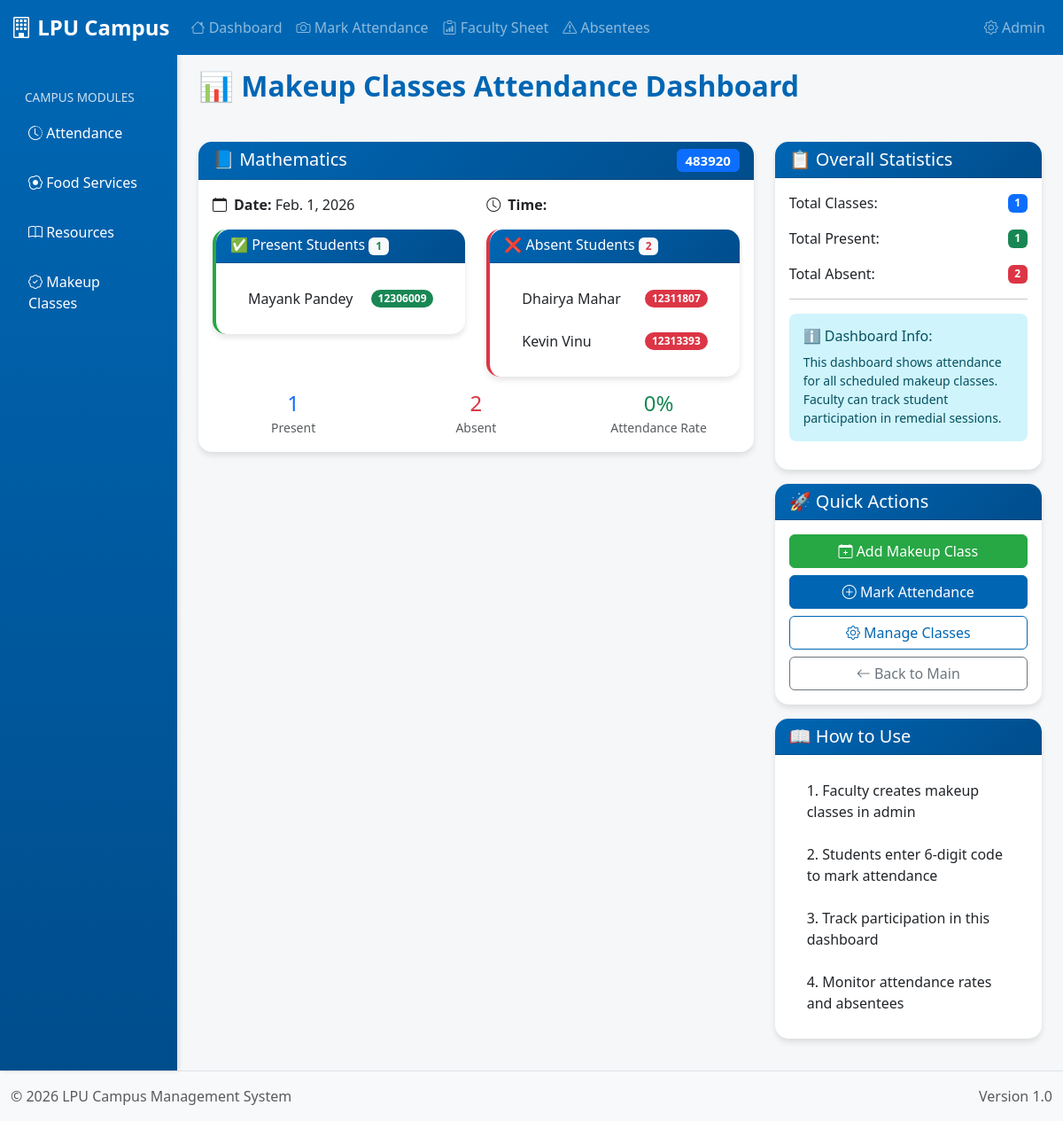
The app's page /makeup/dashboard/, older data.
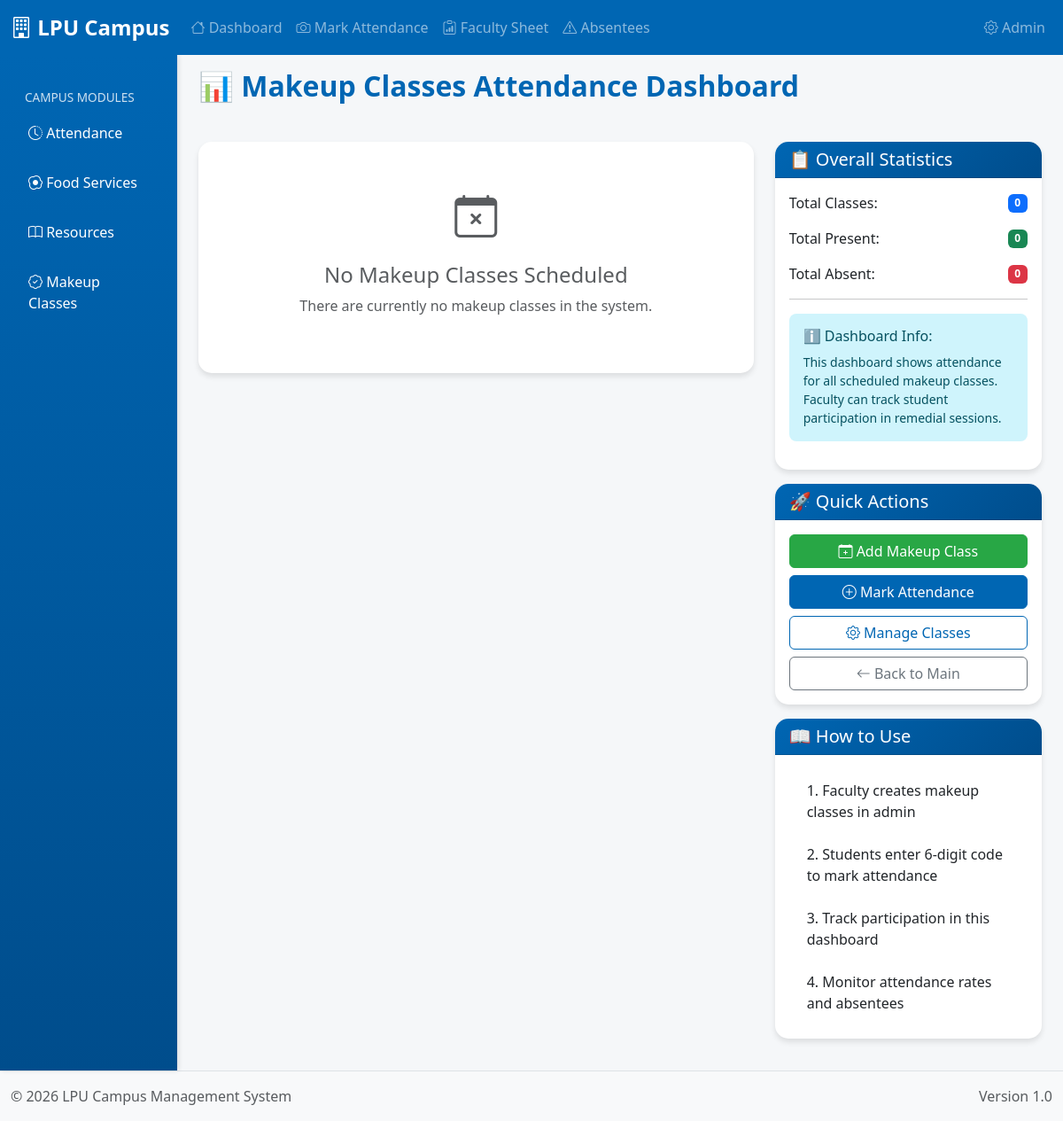
The same page, newer data.
### makeup/models.py (models this page shows, shortened)
class MakeupClass(models.Model):
    faculty = models.ForeignKey(Faculty, on_delete=models.CASCADE)
    subject = models.CharField(max_length=100)
    date = models.DateField()
    remedial_code = models.CharField(max_length=10, unique=True)

### accounts/models.py (models this page shows, shortened)
class Student(models.Model):
    name = models.CharField(max_length=100)
    reg_no = models.CharField(max_length=20, unique=True)
    email = models.EmailField()
    parent_email = models.EmailField()
    face_image = models.ImageField(upload_to="faces/", blank=True, null=True)
    face_encoding = models.JSONField(null=True, blank=True)

### makeup/views.py (the view)
# urls.py: path("dashboard/", views.makeup_dashboard, name="makeup_dashboard"),
def makeup_dashboard(request):
    classes = MakeupClass.objects.all()
    students = Student.objects.all()
    dashboard_data = []
    total_present = 0
    total_absent = 0
    for cls in classes:
        present_records = RemedialAttendance.objects.filter(
            makeup_class=cls,
            marked=True
        )
        present_students = [r.student for r in present_records]
        absent_students = students.exclude(
            id__in=[s.id for s in present_students]
        )
        dashboard_data.append({
            "class": cls,
            "present": present_students,
            "absent": absent_students
        })
        total_present += len(present_students)
        total_absent += len(list(absent_students))
    return render(request, "makeup/dashboard.html", {
        "dashboard_data": dashboard_data,
        "total_classes": len(dashboard_data),
        "total_present": total_present,
        "total_absent": total_absent
    })

### makeup/templates/makeup/dashboard.html (shortened to what this page needs)
{% extends 'base.html' %}
{% load static %}
{% block page_title %}
📊 Makeup Classes Attendance Dashboard
{% endblock %}
{% block content %}
<div class="row">
    <div class="col-md-8">
        {% for data in dashboard_data %}
        <div class="card mb-4">
            <div class="card-header">
                <h5 class="card-title mb-0">
                    📘 {{ data.class.subject }}
                    <span class="badge bg-primary float-end">{{ data.class.remedial_code }}</span>
                </h5>
            </div>
            <div class="card-body">
                <div class="row mb-3">
                    <div class="col-md-6">
                        <div class="d-flex align-items-center">
                            <i class="bi bi-calendar me-2"></i>
                            <span><strong>Date:</strong> {{ data.class.date }}</span>
                        </div>
                    </div>
                    <div class="col-md-6">
                        <div class="d-flex align-items-center">
                            <i class="bi bi-clock me-2"></i>
                            <span><strong>Time:</strong> {{ data.class.time }}</span>
                        </div>
                    </div>
                </div>
                <div class="row">
                    <div class="col-md-6">
                        <div class="card border-success">
                            <div class="card-header bg-success text-white">
                                <h6 class="card-title mb-0">
                                    ✅ Present Students
                                    <span class="badge bg-light text-success">{{ data.present|length }}</span>
                                </h6>
                            </div>
                            <div class="card-body">
                                {% if data.present %}
                                <div class="list-group list-group-flush">
                                    {% for s in data.present %}
                                    <div class="list-group-item d-flex justify-content-between align-items-center">
                                        <span>{{ s.name }}</span>
                                        <span class="badge bg-success rounded-pill">{{ s.reg_no }}</span>
                                    </div>
                                    {% endfor %}
                                </div>
                                {% else %}
                                <p class="text-muted text-center mb-0">
                                    <i class="bi bi-info-circle"></i> No attendance marked yet
                                </p>
                                {% endif %}
                            </div>
                        </div>
                    </div>
                    <div class="col-md-6">
                        <div class="card border-danger">
                            <div class="card-header bg-danger text-white">
                                <h6 class="card-title mb-0">
                                    ❌ Absent Students
                                    <span class="badge bg-light text-danger">{{ data.absent|length }}</span>
                                </h6>
                            </div>
                            <div class="card-body">
                                {% if data.absent %}
                                <div class="list-group list-group-flush">
                                    {% for s in data.absent|slice:":5" %}
                                    <div class="list-group-item d-flex justify-content-between align-items-center">
                                        <span>{{ s.name }}</span>
                                        <span class="badge bg-danger rounded-pill">{{ s.reg_no }}</span>
                                    </div>
                                    {% endfor %}
                                </div>
                                {% else %}
                                <p class="text-success text-center mb-0">
                                    <i class="bi bi-check-circle"></i> All students present! 🎉
                                </p>
                                {% endif %}
                            </div>
                        </div>
                    </div>
                </div>
                <div class="row mt-3">
                    <div class="col-md-4">
                        <div class="text-center">
                            <div class="h4 mb-0 text-primary">{{ data.present|length }}</div>
                            <small class="text-muted">Present</small>
                        </div>
                    </div>
                    <div class="col-md-4">
                        <div class="text-center">
                            <div class="h4 mb-0 text-danger">{{ data.absent|length }}</div>
                            <small class="text-muted">Absent</small>
                        </div>
                    </div>
                    <div class="col-md-4">
                        <div class="text-center">
                            {% widthratio data.present|length data.present|length|add:data.absent|length 100 as attendance_rate %}
                            <div class="h4 mb-0 text-success">{{ attendance_rate }}%</div>
                            <small class="text-muted">Attendance Rate</small>
                        </div>
                    </div>
                </div>
            </div>
        </div>
        {% empty %}
        <div class="card">
            <div class="card-body text-center py-5">
                <i class="bi bi-calendar-x text-muted" style="font-size: 3rem;"></i>
                <h4 class="text-muted mt-3">No Makeup Classes Scheduled</h4>
                <p class="text-muted">There are currently no makeup classes in the system.</p>
            </div>
        </div>
        {% endfor %}
    </div>
    <div class="col-md-4">
        <div class="card">
            <div class="card-header">
                <h5 class="card-title mb-0">📋 Overall Statistics</h5>
            </div>
            <div class="card-body">
                <div class="d-flex justify-content-between align-items-center mb-3">
                    <span>Total Classes:</span>
                    <span class="badge bg-primary">{{ total_classes }}</span>
                </div>
                <div class="d-flex justify-content-between align-items-center mb-3">
                    <span>Total Present:</span>
                    <span class="badge bg-success">{{ total_present }}</span>
                </div>
                <div class="d-flex justify-content-between align-items-center mb-3">
                    <span>Total Absent:</span>
                    <span class="badge bg-danger">{{ total_absent }}</span>
                </div>
                <hr>
                <div class="alert alert-info">
                    <h6 class="alert-heading">ℹ️ Dashboard Info:</h6>
                    <p class="mb-0 small">
                        This dashboard shows attendance for all scheduled makeup classes.
                        Faculty can track student participation in remedial sessions.
                    </p>
                </div>
            </div>
        </div>
        <div class="card mt-3">
            <div class="card-header">
                <h5 class="card-title mb-0">🚀 Quick Actions</h5>
            </div>
            <div class="card-body">
                <a href="{% url 'add_makeup_class' %}" class="btn btn-success w-100 mb-2">
                    <i class="bi bi-calendar-plus"></i> Add Makeup Class
                </a>
                <a href="{% url 'enter_remedial_code' %}" class="btn btn-primary w-100 mb-2">
                    <i class="bi bi-plus-circle"></i> Mark Attendance
                </a>
                <a href="/admin/makeup/makeupclass/" class="btn btn-outline-primary w-100 mb-2" target="_blank">
                    <i class="bi bi-gear"></i> Manage Classes
                </a>
                <a href="/attendance/" class="btn btn-outline-secondary w-100">
                    <i class="bi bi-arrow-left"></i> Back to Main
                </a>
            </div>
        </div>
        <div class="card mt-3">
            <div class="card-header">
                <h5 class="card-title mb-0">📖 How to Use</h5>
            </div>
            <div class="card-body">
                <ol class="list-group list-group-numbered">
                    <li class="list-group-item">Faculty creates makeup classes in admin</li>
                    <li class="list-group-item">Students enter 6-digit code to mark attendance</li>
                    <li class="list-group-item">Track participation in this dashboard</li>
                    <li class="list-group-item">Monitor attendance rates and absentees</li>
                </ol>
            </div>
        </div>
    </div>
</div>
{% endblock %}

### templates/base.html (shortened to what this page needs)
<!DOCTYPE html>
<html lang="en">
<head>
    {% load static %}
    <link href="https://cdn.jsdelivr.net/npm/bootstrap@5.3.2/dist/css/bootstrap.min.css" rel="stylesheet">
    <link href="https://cdn.jsdelivr.net/npm/bootstrap-icons@1.11.1/font/bootstrap-icons.css" rel="stylesheet">
    <link href="{% static 'css/style.css' %}" rel="stylesheet">
</head>
<body>
    <nav class="navbar navbar-expand-lg navbar-dark bg-primary">
        <div class="container-fluid">
            <a class="navbar-brand" href="{% url 'dashboard' %}">
                <i class="bi bi-building"></i> LPU Campus
            </a>
            <div class="collapse navbar-collapse" id="navbarNav">
                <ul class="navbar-nav me-auto">
                    <li class="nav-item">
                        <a class="nav-link" href="{% url 'dashboard' %}">
                            <i class="bi bi-house"></i> Dashboard
                        </a>
                    </li>
                    <li class="nav-item">
                        <a class="nav-link" href="{% url 'mark_attendance' %}">
                            <i class="bi bi-camera"></i> Mark Attendance
                        </a>
                    </li>
                    <li class="nav-item">
                        <a class="nav-link" href="{% url 'attendance_dashboard' %}">
                            <i class="bi bi-clipboard-data"></i> Faculty Sheet
                        </a>
                    </li>
                    <li class="nav-item">
                        <a class="nav-link" href="{% url 'absentee_list' %}">
                            <i class="bi bi-exclamation-triangle"></i> Absentees
                        </a>
                    </li>
                </ul>
                <ul class="navbar-nav">
                    <li class="nav-item">
                        <a class="nav-link" href="{% url 'admin_tools' %}">
                            <i class="bi bi-gear"></i> Admin
                        </a>
                    </li>
                </ul>
            </div>
        </div>
    </nav>
    <div class="container-fluid">
        <div class="row">
            <div class="col-lg-2 col-md-3 bg-light sidebar">
                <div class="sidebar-sticky pt-3">
                    <h6 class="sidebar-heading d-flex justify-content-between align-items-center px-3 mt-4 mb-1 text-muted">
                        <span>Campus Modules</span>
                    </h6>
                    <ul class="nav flex-column">
                        <li class="nav-item">
                            <a class="nav-link text-dark" href="{% url 'dashboard' %}">
                                <i class="bi bi-clock-history"></i> Attendance
                            </a>
                        </li>
                        <li class="nav-item">
                            <a class="nav-link text-dark" href="/food/">
                                <i class="bi bi-egg-fried"></i> Food Services
                            </a>
                        </li>
                        <li class="nav-item">
                            <a class="nav-link text-dark" href="/resources/">
                                <i class="bi bi-book"></i> Resources
                            </a>
                        </li>
                        <li class="nav-item">
                            <a class="nav-link text-dark" href="/makeup/">
                                <i class="bi bi-patch-check"></i> Makeup Classes
                            </a>
                        </li>
                    </ul>
                </div>
            </div>
            <div class="col-lg-10 col-md-9 ml-sm-auto px-4 py-3">
                <div class="d-flex justify-content-between align-items-center mb-4">
                    <h2 class="page-title">
                        {% block page_title %}{% endblock %}
                    </h2>
                </div>
                <div class="content">
                    {% block content %}{% endblock %}
                </div>
            </div>
        </div>
    </div>
    <footer class="footer mt-auto py-3 bg-light">
        <div class="container-fluid">
            <div class="row">
                <div class="col-md-6">
                    <span class="text-muted">© 2026 LPU Campus Management System</span>
                </div>
                <div class="col-md-6 text-end">
                    <span class="text-muted">Version 1.0</span>
                </div>
            </div>
        </div>
    </footer>
</body>
</html>

Row changes from the older to the newer data that the page shows:
removed MakeupClass: class.subject "Mathematics", class.remedial_code "483920", class "Feb. 1, 2026", present|length "1", absent|length "2", attendance_rate "0"
no longer on this page (row edited): Student: name "Mayank Pandey", reg_no "12306009", shown under "Mathematics"
no longer on this page (row edited): Student: name "Dhairya Mahar", reg_no "12311807", shown under "Mathematics"
removed Student: name "Kevin Vinu", reg_no "12313393", shown under "Mathematics"
Text that changed along with them:
{{ total_classes }}: "1" → "0"
{{ total_present }}: "1" → "0"
{{ total_absent }}: "2" → "0"
text now shown: "No Makeup Classes Scheduled There are currently no makeup classes in the system."
